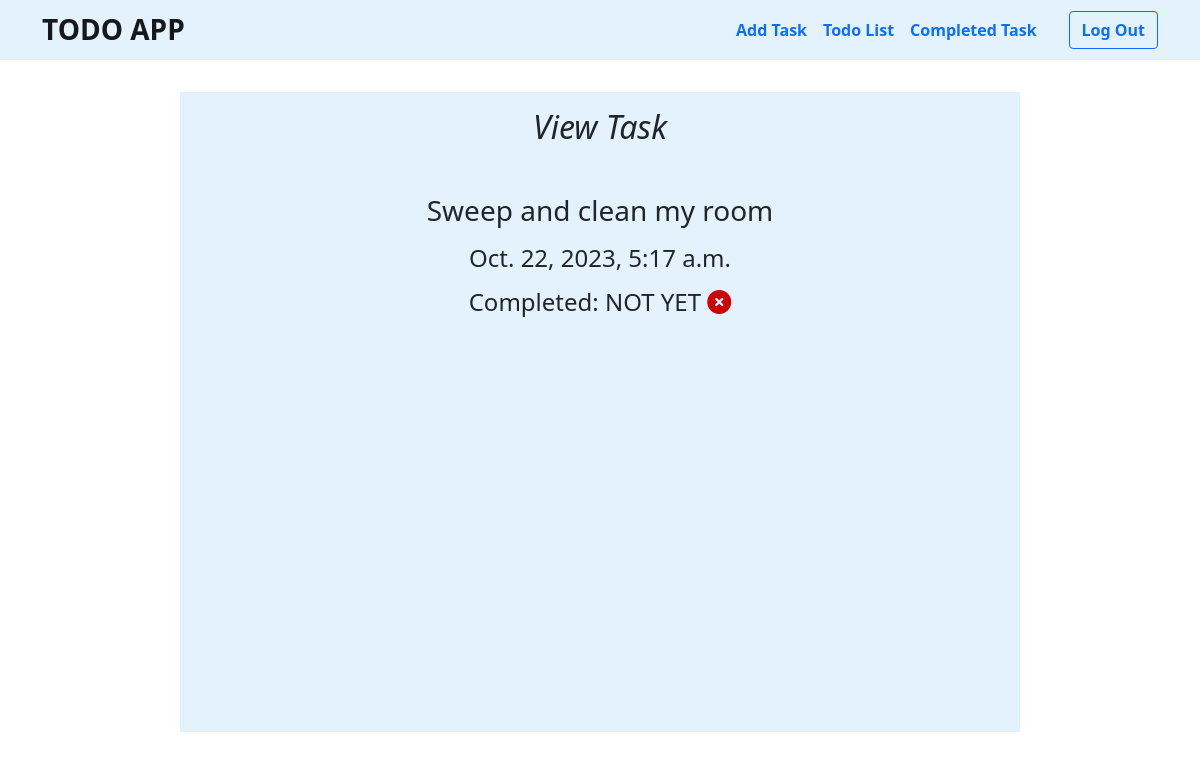
Page /viewtask/10 (signed in) on the committed database.
### todo_app/models.py (models this page shows)
class Todo_list(models.Model):
    tasks = models.CharField(max_length=1000, null=True)
    start_time = models.DateTimeField(null=True)
    completed = models.BooleanField(default=False, null=True)
    person = models.ForeignKey(User, on_delete=models.CASCADE, null=True)

### todo_app/views.py (the view)
# urls.py: path('viewtask/<str:pk>', views.viewtask, name='viewtask'),
@login_required(login_url='login')
def viewtask(request, pk):
    task = Todo_list.objects.get(id=pk)
    context = {
        'task' : task
    }
    return render(request, 'todo_app/viewtask.html', context=context)

### templates/todo_app/viewtask.html
{% extends 'todo_app/base.html' %}
{% block content %}
<div class="container" style="width: 70%; min-width: 300px; height: fit-content; min-height: 80vh; background-color: #e3f2fd; margin-top: 2rem; padding: 1rem 2rem; text-align: center;">
    <h2 style="font-style: italic; font-family: system-ui, -apple-system, BlinkMacSystemFont, 'Segoe UI', Roboto, Oxygen, Ubuntu, Cantarell, 'Open Sans', 'Helvetica Neue', sans-serif;" class="pb-4">View Task</h2>
    <h3 class="mt-4 pb-2">{{task.tasks}}</h3>
    <h4 class="pb-2">{{task.start_time}}</h4>
    {% if task.completed is True %}
    <h4 class="pb-2">Completed: DONE  <i class="fa-solid fa-circle-check" style="color: #00610b;"></i></h4>
    {% else %}
    <h4 class="pb-2">Completed: NOT YET  <i class="fa-solid fa-circle-xmark" style="color: #cb0606;"></i></h4>
    {% endif %}
</div>
{% endblock %}

### rows in the picture
Todo_list: tasks "Sweep and clean my room", start_time "Oct. 22, 2023, 5:17 a.m."
